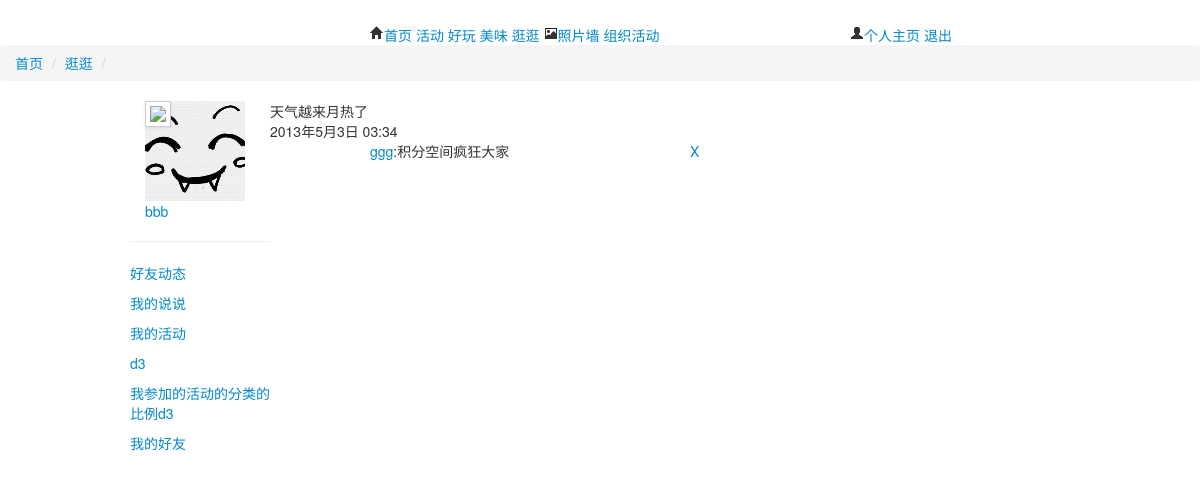
Screenshot of /user/home/mysays/ (signed in) with the database file from the repository.
### active/models.py (models this page shows)
class Say(models.Model):
    content = models.TextField(u'内容')
    time = models.DateTimeField(auto_now_add=True)
    user = models.ForeignKey(User)

class Saycmm(models.Model):
    content = models.TextField(u'内容')
    time = models.DateTimeField(auto_now_add=True)
    user = models.ForeignKey(User)
    say =  models.ForeignKey(Say)

### active/views.py (the view)
# urls.py: url(r'^user/home/mysays/$',mysays),
def mysays(req):
    if req.user.is_authenticated():
        user = req.user
        says = Say.objects.filter(user = user)
        cmms=[]
        for say in says:
            cmms.extend(Saycmm.objects.filter(say =say))
        return render(req,'mysays.html',{'user':user,'cmms':cmms,'says':says})
    else :
        return redirect('/index/')

### active/templates/mysays.html (shortened to what this page needs)
{% extends "base1.html" %}
    {% block content %}
   <div class="container">
      <div class="row">
         <div class="span2" >
            <div style="margin-left:15px;">
               <div  style="background-image:url(/statics/image/bghdimg.jpg);width:100px;height:100px;">
                 <a href="/user/home/" ><img src="/static/{{user.get_profile.headimg}}" class="img-polaroid"></a>
               </div>
                 <a href="/user/home/" style="margin-top:10px">{{user.username}}</a>
            </div>
             <hr/>
         <p><a href="/user/home/" >好友动态</a></p>
         <p><a href="/user/home/mysays/">我的说说</a></p>
         <p><a href="/user/home/myact">我的活动</a></p>
         <p><a href="">d3</a></p>
         <p><a href="">我参加的活动的分类的比例d3</p>
         <p><a href="/user/home/myflwp/">我的好友</a></p>
         </div>
         <div class="span7">
            {% for say in says%}
               <div class="row">
                {{say.content}}
               </div>
               <div class="row">
                {{say.time}}
               </div>
               {%for cmm in cmms%}
                  {%if say == cmm.say %}
               <div class="row">
                 <div class="span5 offset1">
                       <div class="row">
                       <div class="span4"><a href="">{{cmm.user.username}}</a>:{{cmm.content}}</div>
                       <div class="span1 "><a title="删除">X</a></div>
                       </div>
                  </div>
               </div>
                  {%endif%}
               {%endfor%}
            {%endfor%}
        </div>
   </div>
   </div>
   {% endblock %}

### rows the page displays
Say: content "天气越来月热了", time "2013年5月3日 03:34"
Saycmm: user.username "ggg", content "积分空间疯狂大家"

### other values shown
{{ user.username }} "bbb"
